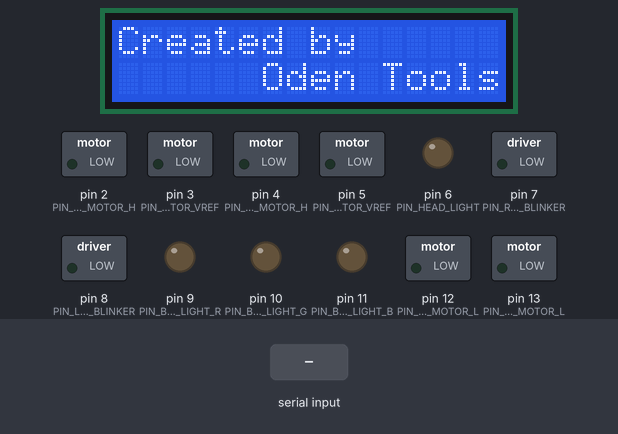
This sketch was run on a simulated Arduino Uno, built with avr-gcc and run on an emulated ATmega328P. Parts: 16×2 character LCD, switched loads named in the sketch (green lamp = pin HIGH), output pins drawn as LEDs (lit = HIGH). The inputs (shaded band) are chosen by the test bench. What the sketch prints to the serial monitor is not drawn.

Above: at 4.2 s.
4.3 s: "setMotorPower;1\n" received over Serial
At 5.0 s:
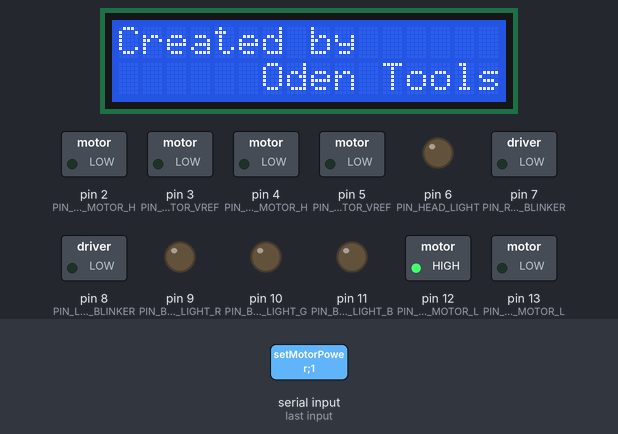
5.9 s: "setLCD" received over Serial
At 6.5 s:
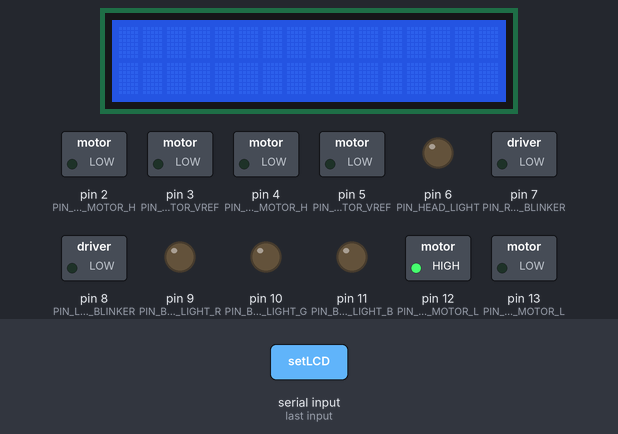
Timing chart, 0 to 8.9 s (numbered marks = the images above; inputs shaded):
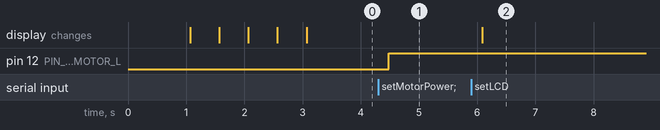

Measured:
- after the input at 4.3 s, pin 12 (PIN_RIGHT_MOTOR_L): LOW → HIGH after 0.18 s
- after the input at 5.9 s, the display: changes after 0.18 s (image 2)

The sketch:

rccar-sketch.ino
```cpp
/*
  Arduinoにシリアル経由で送るコマンド:
  setMotorPower(Integer left_power, Integer right_power)　-　モータ出力の設定．値は−100〜100．
  setHeadLight(Integer led_power)　-　ヘッドライトの設定．値は0〜100．
  setRearLight(Integer led_power_red, led_power_green, led_power_blue)　-　バックライトの設定．値は0〜255．
  setBlinker(Boolean is_left_turn_on,  is_right_turn_on)　-　方向指示器の設定．
  setLCD(String str)　-　LCD文字列の指定．strは空文字の場合のときクリアとする．

  コマンドの値について:
  Boolean は "true" または "false" という文字列として渡されます．

  コマンドの例:
  setMotorPower:10:20\n\n

  最初の文字列はコマンド名，2つめ以降はコマンドにより可変数の値，値の区切りはコロン(:)．
  \n\nがコマンド文字列の終端記号．
*/
#include <LiquidCrystal.h>
#include <MsTimer2.h>

// 駆動用モータ回転方向制御
const int PIN_RIGHT_MOTOR_H = 2;
const int PIN_RIGHT_MOTOR_L = 12;
const int PIN_LEFT_MOTOR_H = 4;
const int PIN_LEFT_MOTOR_L = 13;

// 駆動用モータ速度制御
const int PIN_RIGHT_MOTOR_VREF = 3;
const int PIN_LEFT_MOTOR_VREF = 5;

// ヘッドライト
const int PIN_HEAD_LIGHT = 6;

// ウィンカーライト
const int PIN_RIGHT_BLINKER = 7;
const int PIN_LEFT_BLINKER = 8;

// バックライト （フルカラー）
const int PIN_BACK_LIGHT_R = 9;
const int PIN_BACK_LIGHT_G = 10;
const int PIN_BACK_LIGHT_B = 11;

// LCDレジスタ選択
const int PIN_LCD_RS = 14;

// LCD読み書き設定
const int PIN_LCD_RW = 15;

// LCD データビット
const int PIN_LCD_D4 = 16;
const int PIN_LCD_D5 = 17;
const int PIN_LCD_D6 = 18;
const int PIN_LCD_D7 = 19;

// コマンドパラメータの最大数
const int MAX_COMMAND_PARAMETER = 3;

LiquidCrystal lcd(14, 15, 16, 17, 18, 19);

boolean LEFT_BLINKER = LOW;
boolean RIGHT_BLINKER = LOW;


// 割り込み用
void flash() {

  if (LEFT_BLINKER) {
    digitalWrite(PIN_LEFT_BLINKER, !digitalRead(PIN_LEFT_BLINKER));
  } else {
    digitalWrite(PIN_LEFT_BLINKER, LOW);
  }

  if (RIGHT_BLINKER) {
    digitalWrite(PIN_RIGHT_BLINKER, !digitalRead(PIN_RIGHT_BLINKER));
  } else {
    digitalWrite(PIN_RIGHT_BLINKER, LOW);
  }

}

// 初期化
void setup() {

  // 入出力設定
  pinMode(PIN_RIGHT_MOTOR_H, OUTPUT);
  pinMode(PIN_RIGHT_MOTOR_L, OUTPUT);
  pinMode(PIN_LEFT_MOTOR_H, OUTPUT);
  pinMode(PIN_LEFT_MOTOR_L, OUTPUT);
  pinMode(PIN_RIGHT_MOTOR_VREF, OUTPUT);
  pinMode(PIN_LEFT_MOTOR_VREF, OUTPUT);
  pinMode(PIN_HEAD_LIGHT, OUTPUT);
  pinMode(PIN_RIGHT_BLINKER, OUTPUT);
  pinMode(PIN_LEFT_BLINKER, OUTPUT);
  pinMode(PIN_BACK_LIGHT_R, OUTPUT);
  pinMode(PIN_BACK_LIGHT_G, OUTPUT);
  pinMode(PIN_BACK_LIGHT_B, OUTPUT);
  pinMode(PIN_LCD_RS, OUTPUT);
  pinMode(PIN_LCD_RW, OUTPUT);
  pinMode(PIN_LCD_D4, OUTPUT);
  pinMode(PIN_LCD_D5, OUTPUT);
  pinMode(PIN_LCD_D6, OUTPUT);
  pinMode(PIN_LCD_D7, OUTPUT);

  // 初期値を出力
  digitalWrite(PIN_RIGHT_MOTOR_H, LOW);
  digitalWrite(PIN_RIGHT_MOTOR_L, LOW);
  digitalWrite(PIN_LEFT_MOTOR_H, LOW);
  digitalWrite(PIN_LEFT_MOTOR_L, LOW);
  digitalWrite(PIN_RIGHT_MOTOR_VREF, LOW);
  digitalWrite(PIN_LEFT_MOTOR_VREF, LOW);
  digitalWrite(PIN_HEAD_LIGHT, LOW);
  digitalWrite(PIN_RIGHT_BLINKER, LOW);
  digitalWrite(PIN_LEFT_BLINKER, LOW);
  digitalWrite(PIN_BACK_LIGHT_R, LOW);
  digitalWrite(PIN_BACK_LIGHT_G, LOW);
  digitalWrite(PIN_BACK_LIGHT_B, LOW);
  digitalWrite(PIN_LCD_RS, LOW);
  digitalWrite(PIN_LCD_RW, LOW);
  digitalWrite(PIN_LCD_D4, LOW);
  digitalWrite(PIN_LCD_D5, LOW);
  digitalWrite(PIN_LCD_D6, LOW);
  digitalWrite(PIN_LCD_D7, LOW);

  // シリアルポートを9600 bps[ビット/秒]
  Serial.begin(9600);

  MsTimer2::set(500, flash);
  MsTimer2::start();

  // LCD初期化
  lcd.begin(16, 2);
  delay(1000);

  // 起動メッセージの表示
  setLCD("Running Now");
  delay(500);

  for (int i = 11; i < 14; i++) {
    lcd.setCursor(i, 0);
    lcd.print(".");
    delay(500);
  }

  setLCD("Created by\\n      Oden Tools");

}


void setMotorPower(int left_power, int right_power) {

  if (left_power > 0) {
    // 左モータ前進
    digitalWrite(PIN_LEFT_MOTOR_H, HIGH);
    digitalWrite(PIN_LEFT_MOTOR_L, LOW);
    analogWrite(PIN_LEFT_MOTOR_VREF, left_power);
  } else if (left_power < 0) {
    // 左モータ後進
    digitalWrite(PIN_LEFT_MOTOR_H, LOW);
    digitalWrite(PIN_LEFT_MOTOR_L, HIGH);
    analogWrite(PIN_LEFT_MOTOR_VREF, left_power);
  } else {
    // 左モータ停止
    digitalWrite(PIN_LEFT_MOTOR_H, LOW);
    digitalWrite(PIN_LEFT_MOTOR_L, LOW);
    analogWrite(PIN_LEFT_MOTOR_VREF, left_power);
  }

  if (right_power > 0) {
    // 右モータ前進
    digitalWrite(PIN_RIGHT_MOTOR_H, HIGH);
    digitalWrite(PIN_RIGHT_MOTOR_L, LOW);
    analogWrite(PIN_RIGHT_MOTOR_VREF, right_power);
  } else if (right_power < 0) {
    // 右モータ後進
    digitalWrite(PIN_RIGHT_MOTOR_H, LOW);
    digitalWrite(PIN_RIGHT_MOTOR_L, HIGH);
    analogWrite(PIN_RIGHT_MOTOR_VREF, right_power);
  } else {
    // 左モータ停止
    digitalWrite(PIN_RIGHT_MOTOR_H, LOW);
    digitalWrite(PIN_RIGHT_MOTOR_L, HIGH);
    analogWrite(PIN_RIGHT_MOTOR_VREF, right_power);
  }

}


void setHeadLight(int led_power) {

  analogWrite(PIN_HEAD_LIGHT, led_power);

}


void setRearLight(int led_power_red, int led_power_green, int led_power_blue) {

  analogWrite(PIN_BACK_LIGHT_R, led_power_red);
  analogWrite(PIN_BACK_LIGHT_G, led_power_green);
  analogWrite(PIN_BACK_LIGHT_B, led_power_blue);

}


void setBlinker(bool is_left_turn_on, bool is_right_turn_on) {

  LEFT_BLINKER = is_left_turn_on;
  RIGHT_BLINKER =is_right_turn_on;
  digitalWrite(PIN_LEFT_BLINKER, is_left_turn_on);
  digitalWrite(PIN_RIGHT_BLINKER, is_right_turn_on);

}


void setLCD(String str) {

  lcd.clear();
  lcd.print(str.substring(0, str.indexOf("\\n")));

  if(str.indexOf("\\n") != -1) {
    lcd.setCursor(0, 1);
    lcd.print(str.substring(str.indexOf("\\n")+2, str.length()));
  }

}


bool atob(String str) {

  if (str == "true") return true;
  else return false;
}


void loop() {

  String buff;

  // シリアル受信時
  while (Serial.available() > 0) {

    // バッファに読み込む
    char c = Serial.read();

    if ( c == ';') break;
    buff += c;

  }

  delay(100);
  Serial.println(buff);

  // コマンドの探索
  int index = buff.indexOf(":"), nextIndex;
  String command = buff.substring(0, index);
  String param[MAX_COMMAND_PARAMETER];

  // コマンドがパラメータを保有する場合
  if (index != -1) {

    // パラメータ1を探索
    for (int i = 0; i < MAX_COMMAND_PARAMETER; i++) {

      nextIndex = buff.indexOf(":", index+1);
      if ( nextIndex != -1) {
        param[i] = buff.substring(index+1, nextIndex);Serial.println(param[i]);
        index = nextIndex;
      } else {
        param[i] = buff.substring(index+1, buff.length());Serial.println(param[i]);
        break;
      }

    }

  }

  // コマンドの実行
  if (command == "setMotorPower") {
    setMotorPower(atoi(param[0].c_str()), atoi(param[1].c_str()));
  } else if (command == "setHeadLight") {
    setHeadLight(atoi(param[0].c_str()));
  } else if (command == "setBlinker") {
    setBlinker(atob(param[0]), atob(param[1]));Serial.print(param[1]);
  } else if (command == "setRearLight") {
    setRearLight(atoi(param[0].c_str()), atoi(param[1].c_str()), atoi(param[2].c_str()));
  } else if (command == "setLCD") {
    setLCD(param[0]);
  }

}
```
